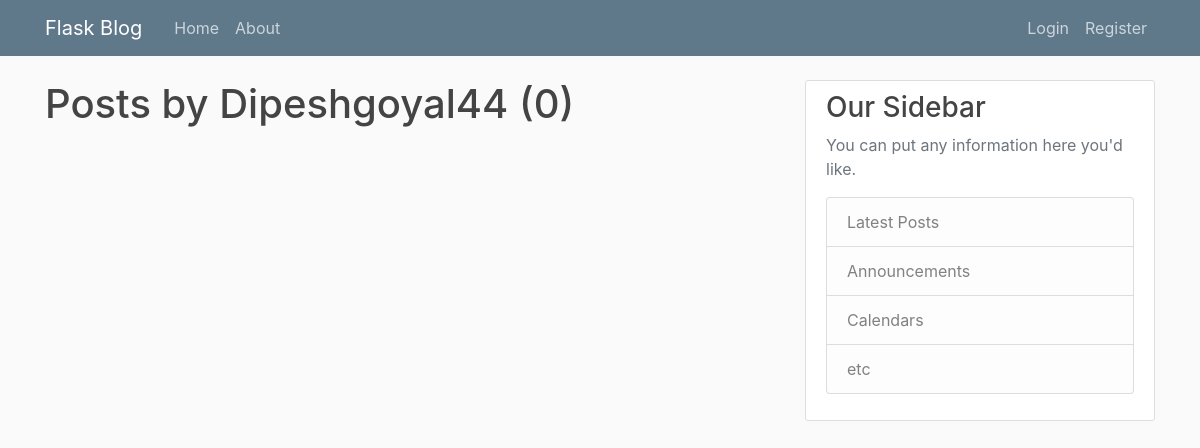
Page /user/Dipeshgoyal44 on the earlier database version.
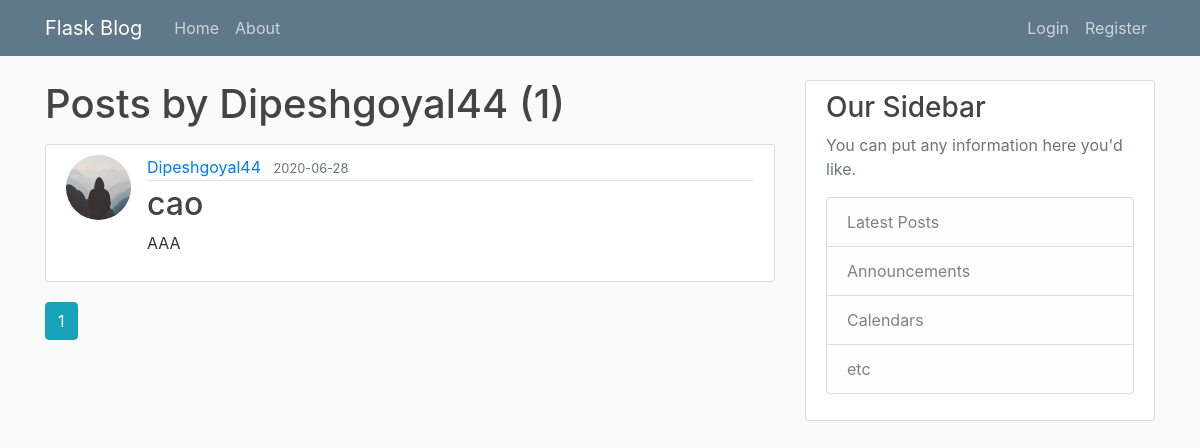
Same page on the later database version.
### flaskblog/models.py (models this page shows, shortened)
class Post(db.Model):
    id = db.Column(db.Integer, primary_key=True)
    title = db.Column(db.String(100), nullable=False)
    date_posted = db.Column(db.DateTime, nullable=False, default=datetime.utcnow)
    content = db.Column(db.Text, nullable=False)
    user_id = db.Column(db.Integer, db.ForeignKey('user.id'),nullable=False)

class User(db.Model, UserMixin):
    id = db.Column(db.Integer, primary_key=True)
    username = db.Column(db.String(20), unique=True, nullable=False)
    email = db.Column(db.String(120), unique=True, nullable=False)
    image_file = db.Column(db.String(20), nullable=False, default= 'default.jpg')
    password = db.Column(db.String(60),nullable=False)
    posts = db.relationship('Post',backref='author', lazy=True)

### flaskblog/routes.py (the view)
@app.route('/user/<string:username>')
def user_post(username):
    page = request.args.get('page',1, type = int)
    user = User.query.filter_by(username=username).first_or_404()
    posts = Post.query.filter_by(author=user).order_by(Post.date_posted.desc()).paginate(page=page,per_page=5)
    return render_template('user_post.html', posts=posts,user=user)

### flaskblog/templates/user_post.html
{% extends "layout.html" %}
{% block content %}
<h1 class="mb-3">Posts by {{ user.username }} ({{ posts.total }})</h1>
{% for post in posts.items %}
<article class="media content-section">
    <img class="rounded-circle article-img"
        src="{{ url_for('static', filename='profile_pics/' + post.author.image_file) }}">
    <div class="media-body">
        <div class="article-metadata">
            <a class="mr-2"
                href="{{ url_for('user_post', username=post.author.username) }}">{{ post.author.username }}</a>
            <small class="text-muted">{{ post.date_posted.strftime('%Y-%m-%d') }}</small>
        </div>
        <h2><a class="article-title" href="{{ url_for('post', post_id=post.id) }}">{{ post.title }}</a></h2>
        <p class="article-content">{{ post.content }}</p>
    </div>
</article>
{% endfor %}
{% for page_num in posts.iter_pages(left_edge=1, right_edge=1, left_current=1, right_current=2) %}
{% if page_num %}
{% if posts.page == page_num %}
<a class="btn btn-info mb-4"
    href="{{ url_for('user_post', username=user.username, page=page_num) }}">{{ page_num }}</a>
{% else %}
<a class="btn btn-outline-info mb-4"
    href="{{ url_for('user_post', username=user.username, page=page_num) }}">{{ page_num }}</a>
{% endif %}
{% else %}
...
{% endif %}
{% endfor %}
{% endblock content %}

Differences in the rows shown:
added Post: image_file (placeholder picture), author.username "Dipeshgoyal44", date_posted "2020-06-28", title "cao", content "AAA"
Other differences:
{{ posts.total }}: "0" → "1"
new list line: "1"
